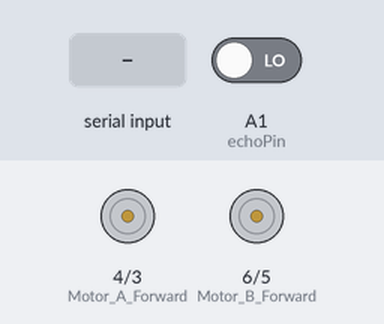
Recording of a sketch running on a simulated Arduino Uno, built with avr-gcc and run on an emulated ATmega328P. On the bench: motor-driver pin pairs drawn as motors (green arrow = first pin HIGH = forward, orange = second pin HIGH = backward, longer = more drive, scaled by the enable pin). Inputs (shaded band) come from the test bench; at power-on: A1 (echoPin) LOW. What the sketch prints to the serial monitor is not drawn.

Above: at 1.2 s.
1.3 s: "B\n" received over Serial
At 2.5 s:
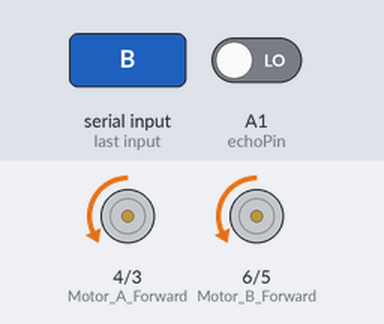
3.5 s: byte 70 ('F') received over Serial
At 5.2 s:
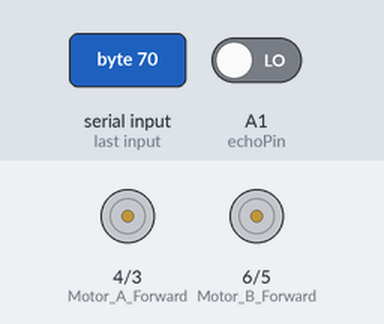
5.5 s: byte 76 ('L') received over Serial
At 6.9 s:
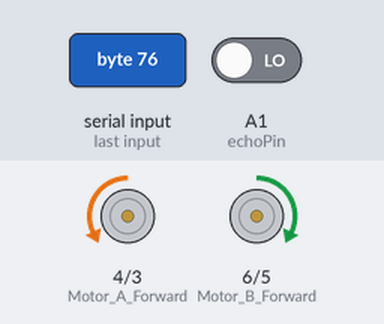
7.5 s: byte 82 ('R') received over Serial
At 8.5 s:
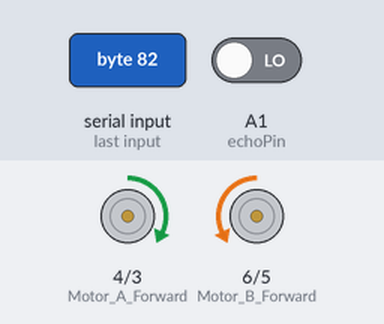
9.5 s: "F\n" received over Serial
At 11.2 s:
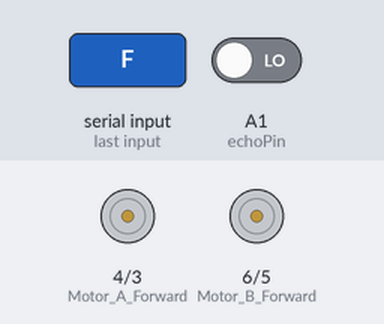
11.5 s: byte 66 ('B') received over Serial
At 13.0 s:
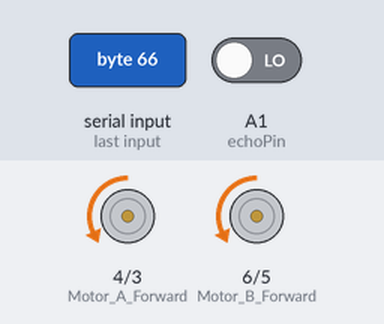
Timing chart, 0 to 14.5 s (numbered marks = the images above; inputs shaded):
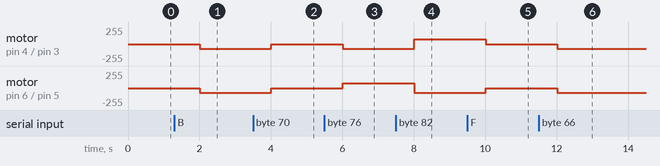

Measured:
- after the input at 1.3 s, motor on pin 4 (Motor_A_Forward) / pin 3 (Motor_A_Reverse), motor on pin 6 (Motor_B_Forward) / pin 5 (Motor_B_Reverse): stopped → backward 70/255 after 0.70 s
- after the input at 3.5 s, motor on pin 4 (Motor_A_Forward) / pin 3 (Motor_A_Reverse), motor on pin 6 (Motor_B_Forward) / pin 5 (Motor_B_Reverse): backward 70/255 → stopped after 0.51 s
- after the input at 5.5 s, motor on pin 4 (Motor_A_Forward) / pin 3 (Motor_A_Reverse): stopped → backward 70/255 after 0.51 s; motor on pin 6 (Motor_B_Forward) / pin 5 (Motor_B_Reverse): stopped → forward 70/255 after 0.51 s
- after the input at 7.5 s, motor on pin 4 (Motor_A_Forward) / pin 3 (Motor_A_Reverse): backward 70/255 → forward 70/255 after 0.51 s; motor on pin 6 (Motor_B_Forward) / pin 5 (Motor_B_Reverse): forward 70/255 → backward 70/255 after 0.51 s
- after the input at 9.5 s, motor on pin 4 (Motor_A_Forward) / pin 3 (Motor_A_Reverse): forward 70/255 → stopped after 0.51 s; motor on pin 6 (Motor_B_Forward) / pin 5 (Motor_B_Reverse): backward 70/255 → stopped after 0.51 s
- after the input at 11.5 s, motor on pin 4 (Motor_A_Forward) / pin 3 (Motor_A_Reverse), motor on pin 6 (Motor_B_Forward) / pin 5 (Motor_B_Reverse): stopped → backward 70/255 after 0.52 s

The sketch:

car.ino
```cpp
int Motor_A_Enable = 9;
int Motor_B_Enable = 10;

int Motor_A_Reverse = 3;
int Motor_A_Forward = 4;


int Motor_B_Reverse = 5;
int Motor_B_Forward = 6;

int motor_a_speed = 70;
int motor_b_speed = 70;

int trigPin = A0;
int echoPin = A1;

long duration;
int distance;
int getDistance;


void setup() {
  // put your setup code here, to run once:
  Serial.begin(9600);

  pinMode(Motor_A_Enable, OUTPUT);
  pinMode(Motor_A_Forward, OUTPUT);
  pinMode(Motor_A_Reverse, OUTPUT);

  pinMode(Motor_B_Enable, OUTPUT);
  pinMode(Motor_B_Forward, OUTPUT);
  pinMode(Motor_B_Reverse, OUTPUT);
}

void loop() {
  long duration, distance;
  digitalWrite(trigPin, HIGH);
  delayMicroseconds(1000);
  digitalWrite(trigPin, LOW);
  duration = pulseIn(echoPin, HIGH);
  distance = (duration / 2) / 29.1;
  Serial.println(distance);

  if (Serial.available() > 0)
  {
    char data;
    data = Serial.read();
    Serial.write(Serial.read());
    Serial.print(data);
    Serial.print("\n");

    switch (data)
    {
      case 'F': //FORWARD
       if (distance <= 25){
         analogWrite(Motor_A_Enable, 0);
         analogWrite(Motor_B_Enable, 0);
         Serial.println("Obstacle");

       }
       else{
        Serial.print("Forward\n");
        analogWrite(Motor_B_Enable, motor_a_speed);
        analogWrite(Motor_A_Enable, motor_b_speed);
        digitalWrite(Motor_A_Reverse, LOW);
        digitalWrite(Motor_B_Reverse, LOW);
        digitalWrite(Motor_A_Forward, HIGH);
        digitalWrite(Motor_B_Forward, HIGH);
       }
        break;
      case 'B': //REVERSE
        Serial.print("Reverse\n");
        analogWrite(Motor_B_Enable, motor_b_speed);
        analogWrite(Motor_A_Enable, motor_a_speed);
        digitalWrite(Motor_A_Forward, LOW);
        digitalWrite(Motor_B_Forward, LOW);
        digitalWrite(Motor_A_Reverse, HIGH);
        digitalWrite(Motor_B_Reverse, HIGH);
        break;
      case 'L': //FORWARD LEFT
        Serial.print("LEFT\n");
        analogWrite(Motor_B_Enable, motor_b_speed);
        analogWrite(Motor_A_Enable, motor_a_speed);
        digitalWrite(Motor_B_Reverse, LOW);
        digitalWrite(Motor_B_Forward, HIGH);
        digitalWrite(Motor_A_Reverse, HIGH);
        digitalWrite(Motor_A_Forward, LOW);
        break;
      case 'R': //FORWARD RIGHT
        Serial.print("Right\n");
        analogWrite(Motor_A_Enable, motor_a_speed);
        analogWrite(Motor_B_Enable, motor_b_speed);
        digitalWrite(Motor_A_Reverse, LOW);
        digitalWrite(Motor_A_Forward, HIGH);
        digitalWrite(Motor_B_Reverse, HIGH);
        digitalWrite(Motor_B_Forward, LOW);
        break;
      case 'G': //REVERSE LEFT
        Serial.print("left\n");
        analogWrite(Motor_A_Enable, motor_a_speed);
        analogWrite(Motor_B_Enable, motor_b_speed);
        digitalWrite(Motor_A_Reverse, HIGH);
        digitalWrite(Motor_A_Forward, LOW);
        digitalWrite(Motor_B_Reverse, LOW);
        digitalWrite(Motor_B_Forward, HIGH);
        break;
      case 'I': //REVERSE RIGHT
        Serial.print("Right\n");
        analogWrite(Motor_B_Enable, motor_b_speed);
        analogWrite(Motor_A_Enable, motor_a_speed);
        digitalWrite(Motor_B_Reverse, HIGH);
        digitalWrite(Motor_B_Forward, LOW);
        digitalWrite(Motor_A_Reverse, LOW);
        digitalWrite(Motor_A_Forward, HIGH);
        break;

      case '1':
        motor_a_speed = 70;
        motor_b_speed = 70;
        break;

      case '2':
        motor_a_speed = 100;
        motor_b_speed = 100;
        break;


      case '3':
        motor_a_speed = 120;
        motor_b_speed = 120;
        break;

      case '4':
        motor_a_speed = 140;
        motor_b_speed = 140;
        break;

      case '5':
        motor_a_speed = 160;
        motor_b_speed = 160;
        break;

      case '6':
        motor_a_speed = 200;
        motor_b_speed = 200;
        break;

      case '7':
        motor_a_speed = 225;
        motor_b_speed = 225;
        break;


      default: //If bluetooth module receives any value not listed above, both motors turn off
        analogWrite(Motor_A_Enable, 0);
        analogWrite(Motor_B_Enable, 0);
    }
  }

}
```
